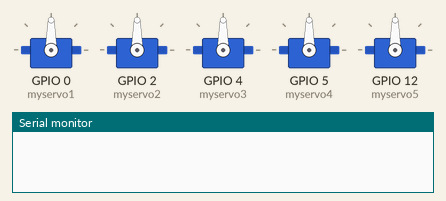
This sketch was run on a simulated ESP8266 (NodeMCU). Shown: 5 × servo, the last lines printed to the serial monitor. WiFi joins after 1.5 s; servers stay silent unless stated.

Above: at 0.0 s.
At 2.8 s:
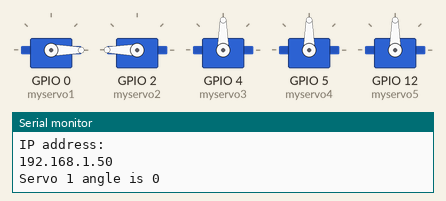
Timing chart, 0 to 4.3 s (numbered marks = the images above):
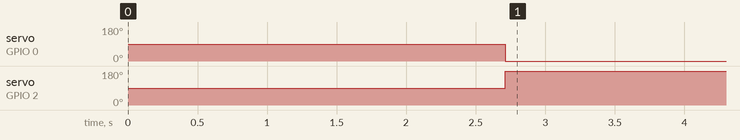

The sketch:

client_sta_imp.ino
```cpp
#include <ESP8266WiFi.h>
#include<Servo.h>
Servo myservo1;
Servo myservo2;
Servo myservo3;
Servo myservo4;
Servo myservo5;
const char* ssid = "Pomiary";
const char* pass = "pomiar_mocy";
const int Port = 80;
IPAddress host(192,168,4,1);
WiFiClient client;
int z=0;
String req;
int pos,pos1;
void setup()
{
 myservo1.attach(0) ;myservo2.attach(2) ; myservo3.attach(4) ; myservo4.attach(5) ; myservo5.attach(12) ;
  delay(10);
  Serial.begin(115200);
  Serial.print("Connecting to: ");
  Serial.println(ssid);
  WiFi.mode(WIFI_STA);
  WiFi.begin(ssid, pass);
  while (WiFi.status() != WL_CONNECTED) {
    delay(5);
 //   Serial.print(".");
  }

  Serial.println("WiFi connected");
  Serial.println("IP address: ");
  Serial.println(WiFi.localIP());
}

void loop() {
  if(WiFi.status() != WL_CONNECTED){
     Serial.println("reconnecting");
    WiFi.begin(ssid, pass);}
    while (WiFi.status() != WL_CONNECTED) {
      delay(50);
      //Serial.print(".");
      }
    conn:
    client.connect(host,Port);
    client.flush();
while(!client.connected()){
    client.flush();
    goto conn;
 //   Serial.println("\nCoonection failed\n");
  }
client.flush();
if(client.connected()){
  String k=client.readStringUntil('\r');
  int pos=k.toInt();
  if(pos>=0&&pos<=180)
  {
    Serial.print("Servo 1 angle is ");Serial.println(pos);myservo1.write(pos);
    pos1=map(pos,0,180,180,0);myservo2.write(pos1);
  }
  else if(pos>=181&&pos<=361)
  {
    Serial.print("Servo 2 angle is ");pos=map(pos,181,361,0,180);Serial.println(pos);myservo3.write(pos);
  }
  else if(pos>=542&&pos<=812)
  {
    Serial.print("Servo 3 angle is ");pos=map(pos,542,812,0,270);Serial.println(pos);myservo4.write(pos);
    }
    else if(pos>=813&&pos<=1083)
  {
    Serial.print("Servo 4 angle is ");pos=map(pos,813,1083,0,270);Serial.println(pos);myservo5.write(pos);
    }

  client.flush();
  delay(10);
  z++;}


}
```

Measured:
- by itself, servo on GPIO 0 (myservo1): 90° → 0° at 2.7 s
- by itself, servo on GPIO 2 (myservo2): 90° → 180° at 2.7 s
